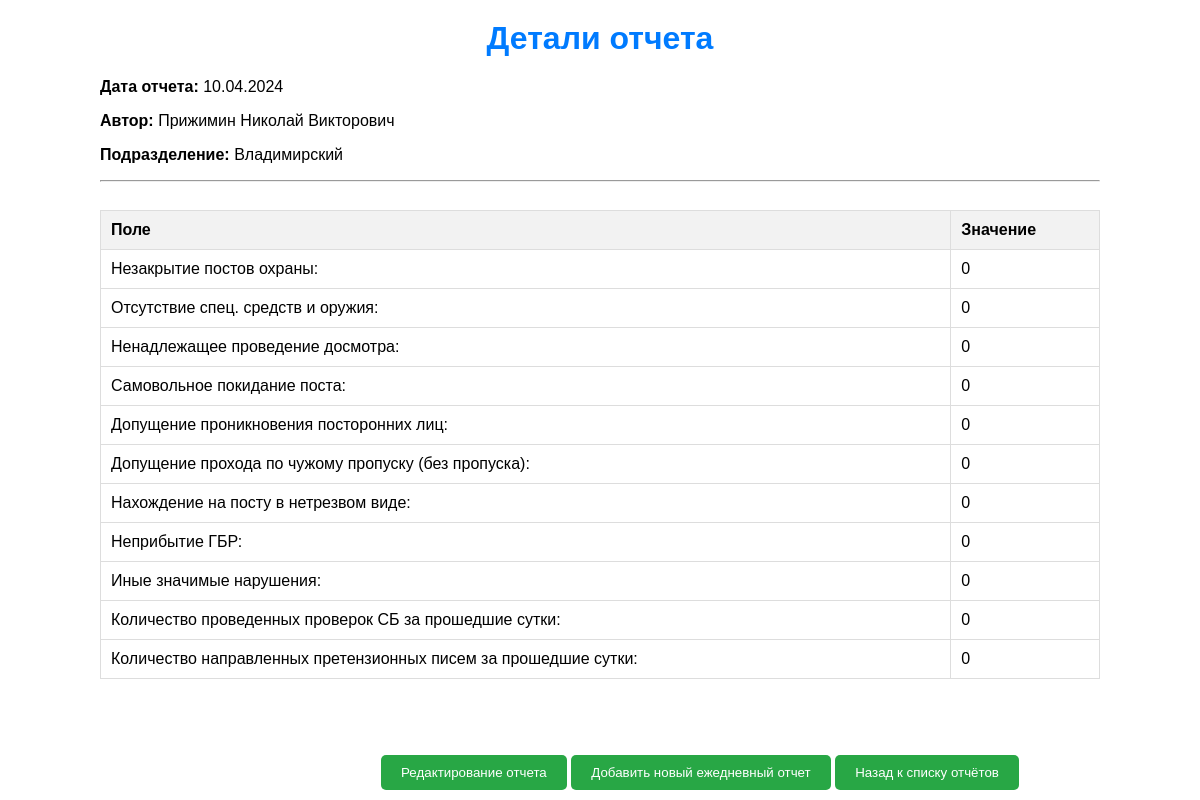
Page /daily/report/10/ (signed in) on the committed database.
### daily/models.py (models this page shows, shortened)
class DailyReport(models.Model):
    created_at = models.DateTimeField('Время создания', auto_now_add=True, editable=False)  # Нередактируемое поле с временем создания
    report_date = models.DateField('Отчётная дата')
    author = models.ForeignKey(User, verbose_name='Автор', on_delete=models.CASCADE)
    department = models.ForeignKey(Department, verbose_name='Филиал', on_delete=models.CASCADE)
    field_1 = models.PositiveSmallIntegerField('Незакрытие постов охраны', default=0)
    field_2 = models.PositiveSmallIntegerField('Отсутствие спец. средств и оружия', default=0)
    field_3 = models.PositiveSmallIntegerField('Ненадлежащее проведение досмотра', default=0)
    field_4 = models.PositiveSmallIntegerField('Самовольное покидание поста', default=0)
    field_5 = models.PositiveSmallIntegerField('Допущение проникновения посторонних лиц', default=0)
    field_6 = models.PositiveSmallIntegerField('Допущение прохода по чужому пропуску (без пропуска)', default=0)
    field_7 = models.PositiveSmallIntegerField('Нахождение на посту в нетрезвом виде', default=0)
    field_8 = models.PositiveSmallIntegerField('Неприбытие ГБР', default=0)
    field_9 = models.PositiveSmallIntegerField('Иные значимые нарушения', default=0)
    field_10 = models.PositiveSmallIntegerField('Количество проведенных проверок СБ за прошедшие сутки', default=0)
    field_11 = models.PositiveSmallIntegerField('Количество направленных претензионных писем за прошедшие сутки', default=0)

class Department(models.Model):
    name = models.CharField(max_length=100)

### daily/views.py (the view)
# urls.py: path('report/<int:report_id>/', report_details, name='report_details'),  # Маршрут для деталей отчета
@login_required
@check_user_department
def report_details(request, report_id):
    report = get_object_or_404(DailyReport, pk=report_id)
    user_full_name = f"{report.author.last_name} {report.author.first_name}"
    return render(request, 'daily/report_details.html', {'report': report, 'user_full_name': user_full_name})

### daily/templates/daily/report_details.html (shortened to what this page needs)
{% load static %}
<!DOCTYPE html>
<html lang="ru">
    <head>
        <link rel="stylesheet" type="text/css" href="{% static 'css/styles.css' %}">
    </head>
    <body>
        <div class="container">
            <h1>Детали отчета</h1>
            <p><strong>Дата отчета:</strong> {{ report.report_date | date:"d.m.Y" }}</p>
            <p><strong>Автор:</strong> {{ user_full_name }}</p>
            <p><strong>Подразделение:</strong> {{ report.department.name }}</p>
            <hr>
            <div class="report-list">
                <table>
                    <tr>
                        <th>Поле</th>
                        <th>Значение</th>
                    </tr>
                    <tr>
                        <td>Незакрытие постов охраны:</td>
                        <td>{{ report.field_1 }}</td>
                    </tr>
                    <tr>
                        <td>Отсутствие спец. средств и оружия:</td>
                        <td>{{ report.field_2 }}</td>
                    </tr>
                    <tr>
                        <td>Ненадлежащее проведение досмотра:</td>
                        <td>{{ report.field_3 }}</td>
                    </tr>
                    <tr>
                        <td>Самовольное покидание поста:</td>
                        <td>{{ report.field_4 }}</td>
                    </tr>
                    <tr>
                        <td>Допущение проникновения посторонних лиц:</td>
                        <td>{{ report.field_5 }}</td>
                    </tr>
                    <tr>
                        <td>Допущение прохода по чужому пропуску (без пропуска):</td>
                        <td>{{ report.field_6 }}</td>
                    </tr>
                    <tr>
                        <td>Нахождение на посту в нетрезвом виде:</td>
                        <td>{{ report.field_7 }}</td>
                    </tr>
                    <tr>
                        <td>Неприбытие ГБР:</td>
                        <td>{{ report.field_8 }}</td>
                    </tr>
                    <tr>
                        <td>Иные значимые нарушения:</td>
                        <td>{{ report.field_9 }}</td>
                    </tr>
                    <tr>
                        <td>Количество проведенных проверок СБ за прошедшие сутки:</td>
                        <td>{{ report.field_10 }}</td>
                    </tr>
                    <tr>
                        <td>Количество направленных претензионных писем за прошедшие сутки:</td>
                        <td>{{ report.field_11 }}</td>
                    </tr>
                </table>
            </div>
            <div class="actions">
                <a href="{% url 'edit_daily_report' report.id %}" class="action-link">
                    <button type="button">Редактирование отчета</button>
                </a>
                <a href="{% url 'add_daily_report' %}" class="action-link">
                        <button type="button">Добавить новый ежедневный отчет</button>
                </a>
                <a href="{% url 'daily_reports' %}" class="action-link">
                    <button type="button">Назад к списку отчётов</button>
                </a>
            </div>
        </div>
    </body>
</html>

### static/css/styles.css (style rules this page uses)
body { font-family: Arial, sans-serif; margin: 20px; }
h1 { color: #007bff; text-align: center; margin-top: 0; }
table { width: 100%; border-collapse: collapse; margin-top: 20px; }
th, td { padding: 10px; text-align: left; border: 1px solid #ddd; }
th { background-color: #f2f2f2; }
.container { width: 90%; max-width: 1000px; margin: 0 auto; }
.report-list { height: calc(100vh - 260px); overflow-y: auto; list-style-type: none; padding: 0; }
.actions { position: fixed; bottom: 10px; width: 100%; text-align: center; }
.actions button { background-color: #28a745; color: white; padding: 10px 20px; border: none; border-radius: 5px; cursor: pointer; transition: background-color 0.3s ease; }
.actions a { text-decoration: none; }

### rows in the picture
DailyReport: report_date "10.04.2024", department.name "Владимирский", field_1 "0", field_2 "0", field_3 "0", field_4 "0", field_5 "0", field_6 "0", field_7 "0", field_8 "0", field_9 "0", field_10 "0", field_11 "0"

### other values in the picture
{{ user_full_name }} "Прижимин Николай Викторович"
